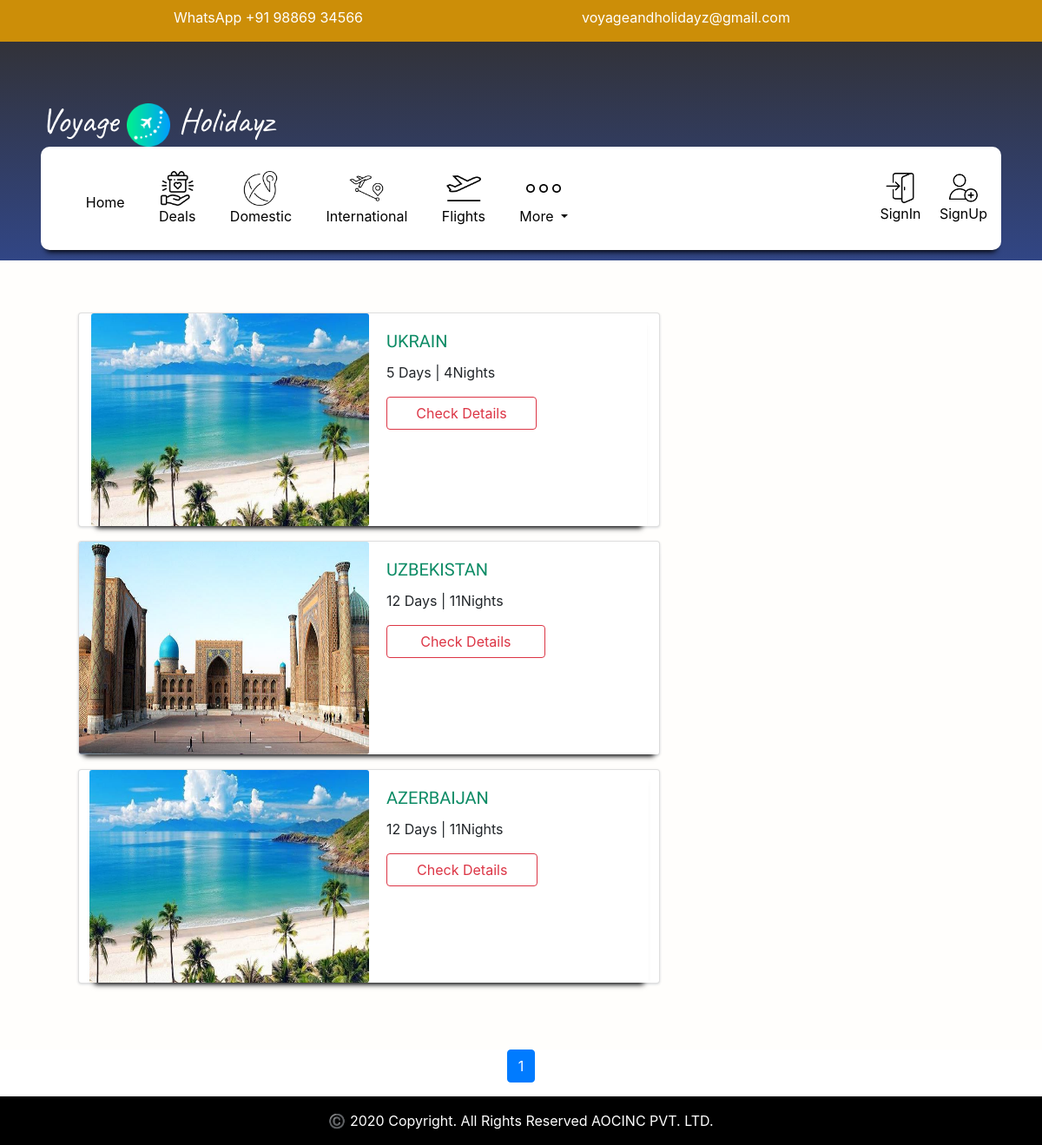
The app's page /CentralAsia-Packages with its own data.
### Holidays/models.py (models this page shows, shortened)
class Central_Asia_Packages(models.Model):
    Trip_Name           = models.CharField(max_length=255, blank=False)
    Days                = models.PositiveIntegerField()
    Nights              = models.PositiveIntegerField()
    Datailed_Itinerary  = models.TextField()
    Location_Image      = models.FileField(upload_to='media/CentralAsia/HolidayPackage_Images/')
    Package             = models.CharField(max_length=59, choices = package_choice, default = '')
    uploaded_at         = models.DateTimeField(auto_now_add=True)

### Holidays/views.py (the view)
# urls.py: path('CentralAsia-Packages', views.Central_Asia_Packages_List_View, name = 'CentralAsia_Packages'),
def Central_Asia_Packages_List_View(request):
    CentralAsia_Data_List = Central_Asia_Packages.objects.all().order_by('-id')
    paginator = Paginator(CentralAsia_Data_List, 8)
    page = request.GET.get('page')
    try:
        Data_list = paginator.page(page)
    except PageNotAnInteger:
        Data_list = paginator.page(1)
    except EmptyPage:
        Data_list = paginator.page(paginator.num_pages)
    template = 'Holidays/CentralAsia_Packages.html'
    context = {
                'Data_list': Data_list,
                }
    return render(request,template,context)

### Holidays/templates/Holidays/CentralAsia_Packages.html (shortened to what this page needs)
<!DOCTYPE html>
{% extends 'Voyage_LandingApp/base.html' %}
{% load static %}
{% load crispy_forms_tags %}
{% block content %}
<div class="Holidays-Package-Body">
    <div class="container">
        <div class="rows Holidays-container">
            {% if Data_list %}
            {% for data in Data_list %}
            <div class="col-md-8">
                <div class="card mb-3" style="max-width: 960px;">
                    <div class="row no-gutters">
                    <div class="col-md-6">
                        <img src="{{ data.Location_Image.url }}" class="card-img holidays-card-imgs" alt="...">
                    </div>
                    <div class="col-md-4">
                        <div class="card-body">
                        <h5 class="card-title trip-title">{{ data.Trip_Name |upper }}  </h5>
                        <p class="card-text">{{ data.Days}} Days | {{ data.Nights}}Nights </p>
                        <div class="text-center">
                            <a class="btn btn-outline-danger btn-block" href="Central_Aisa_Package_Detail/{{ data.id }}"> Check Details</a>
                        </div>
                        </div>
                    </div>
                    <div class="col-md-2">
                        <div class="card-body">
                        </div>
                    </div>
                </div>
                </div>
            </div>
                {% endfor %}
                    {% else %}
                        <p class="text-secondary"> No Packages Found</p>
                {% endif %}
            </div>
        </div>
    </div>
<div class="container">
    <ul class="pagination justify-content-center" id="paginator">
      {% for p in Data_list.paginator.page_range %}
         {% if Data_list.number == p %}
            <li class="page-item active">
                <a  href="?page={{ p }}" class="page-link" id="current-page">{{ p }} </a>
            </li>
         {% endif %}
      {% endfor %}
  </ul>
  </div>
{% endblock %}

### templates/Voyage_LandingApp/base.html (shortened to what this page needs)
<!DOCTYPE html>
<html lang="en">
{% load static %}
<head>
    <link rel="stylesheet" href="{% static "css/voyage_style.css"  %}">
    <link rel="stylesheet" href="{% static "js/voyage.js"  %}">
    <link rel="stylesheet" href="{% static "main/gijgo.min.css" %}">
    <link rel="stylesheet" href="https://unpkg.com/flickity@2/dist/flickity.min.css">
    <link rel="stylesheet" href="https://stackpath.bootstrapcdn.com/bootstrap/4.3.1/css/bootstrap.min.css">
     <link rel="stylesheet"
     href="https://use.fontawesome.com/releases/v5.8.1/css/all.css"
>
</head>
<section>
  <div class="row bg text-center pt-2 fixed-top" style="background-color: #cc8e08;">
    <div class="col-md-6 pl-5">
      <a href="https://api.whatsapp.com/send?phone=919886934566&text=" style="color: #ffffff;text-decoration:none;" target="_blank">
        <p>WhatsApp +91 98869 34566</p>
      </a>
    </div>
  <div>
    <div class="col-md-4 text-center pr-5" style="margin-left:55px">
      <a href ="https://mail.google.com/mail/?view=cm&fs=1&to=voyageandholidayz@gmail.com" style="color: #ffffff;text-decoration: none;">voyageandholidayz@gmail.com</a>
    </div>
  </div>
</section>
<body class="base-body">
<div class="jumbotron banner-area" id="main-bnr" style="margin-top: 45px;">
    <div class="container">
          <a href="{% url 'home' %}" id="brand-name"> Voyage
            <img src="{% static 'images/brand-flight.png'%}" alt="" style="width:">
            Holidayz
          </a><br>
        <div class="row">
            <div class="col-12">
                <nav class="navbar navbar-expand-lg navbar-custom bg">
                    <div class="collapse navbar-collapse" id="navbarSupportedContent">
                      <ul class="navbar-nav mr-auto">
                        <li class="nav-item active text-center">
                            <a class="nav-link" href="{% url 'home' %}">
                            <img class="text-center" src="{% static "images/home.png" %}" alt="" style="width: 40px;"> <br>
                            Home <span class="sr-only">(current)</span>
                            </a>
                        </li>
                        <li class="nav-item text-center">
                            <a class="nav-link" href="#">
                                <img class="text-center" src="{% static "images/gift.png" %}" alt="" style="width: 40px;">
                                Deals
                            </a>
                        </li>
                        <li class="nav-item text-center">
                            <a class="nav-link" href="{% url 'Domestic_Packages' %}">
                                <img class="text-center" src="{% static "images/domestic.png" %}" alt="" style="width: 40px;">
                                Domestic
                             </a>
                        </li>
                        <li class="nav-item text-center">
                            <a class="nav-link" href="{% url 'International_Packages' %}">
                                <img class="text-center" src="{% static "images/Destination.png" %}" alt="" style="width: 40px;">
                                International
                            </a>
                        </li>
                        <li class="nav-item text-center">
                            <a class="nav-link" href="{% url 'Flight_Booking' %}">
                                <img class="text-center" src="{% static "images/flights.png" %}" alt="" style="width: 40px;"><br>
                                Flights
                            </a>
                        </li>
                        <li class="nav-item dropdown text-center">
                            <a class="nav-link dropdown-toggle" href="#" id="navbarDropdown" role="button" data-toggle="dropdown" aria-haspopup="true" aria-expanded="false">
                              <img class="text-center" src="{% static "images/more.png" %}" alt="" style="width: 40px;"> <br>
                              <span class="text-center">More</span>
                            </a>
                          </li>
                      </ul>
                      <ul class="navbar-nav ml-auto">
                      {% if user.is_authenticated%}
                        <li class="nav-item">
                          <a class="nav-link text-center" href="{% url 'logout' %}">
                          <img class="text-center" src="{% static "images/logout.png" %}" alt="" style="width: 35px;"> <br>
                            LogOut
                          </a>
                        </li>
                      {% else %}
                        <li class="nav-item">
                            <a class="nav-link text-center" href="{% url 'login' %}"  href="#sign-in-scrol">
                            <img class="text-center" src="{% static "images/login.png" %}" alt="" style="width: 35px;"> <br>
                              SignIn
                            </a>
                        </li>
                        <li class="nav-item">
                          <a class="nav-link text-center" href="{% url 'signup' %}"  href="#sign-in-scrol">
                          <img class="text-center" src="{% static "images/signup.png" %}" alt="" style="width: 35px;"> <br>
                            SignUp
                          </a>
                        </li>
                       {% endif %}
                      </ul>
                    </div>
                  </nav>
            </div>
        </div>
    </div>
</div>
{% block content %}
{% endblock %}
 <footer id="footer-block-home" class="page-footer font-small unique-color-dark">
  <div class="footer-copyright text-center py-3" style="background-color: black;" id="all-in-one">
    <span style =color:white;> ©️ 2020 Copyright. All Rights Reserved AOCINC PVT. LTD.</span>
 </div>
 </footer>
</body>
</html>

### static/css/voyage_style.css (style rules this page uses)
#brand-name { color:#ffffff; text-decoration: none; font-family: 'Caveat', cursive; font-size:40px }
#brand-name img { width: 50px; }
.base-body { overflow-x: hidden !important; }
#main-bnr { background: rgb(49,74,149); background: linear-gradient(0deg, rgba(49,74,149,1) 0%, rgba(50,50,56,1) 100%); border-radius: 0px; }
.navbar { box-shadow: 0 8px 6px -6px black; }
.navbar .nav-item .nav-link { color: #000000; }
.navbar .nav-item { margin: 2%; }
.banner-area .navbar-custom { background-color:hsl(0, 0%, 100%); border-radius:10px; }
footer { left: 0; bottom: 0; width: 100%; color: white; text-align: center; }
.card { border-radius: 5px; -webkit-box-shadow: 0 1px 2.94px 0.06px rgba(4,26,55,0.16); box-shadow: 0 1px 2.94px 0.06px rgba(4,26,55,0.16); border: none; margin-bottom: 30px; -webkit-transition: all 0.3s ease-in-out; transition: all 0.3s ease-in-out; }
img { vertical-align: middle; border-style: none; }
.Holidays-Package-Body { background-color: #fffefc; padding: 5%; margin-top: -7%; }
.Holidays-container .row { box-shadow: 0 8px 6px -6px black; margin:0 auto; }
.holidays-card-imgs { height: 245px; }
.trip-title { color:rgb(12, 139, 101); font-family: 'Volkhov', serif; }

### records on screen
Central_Asia_Packages: Location_Image (picture), Trip_Name "UKRAIN", Days "5", Nights "4"
Central_Asia_Packages: Location_Image (picture), Trip_Name "UZBEKISTAN", Days "12", Nights "11"
Central_Asia_Packages: Location_Image (picture), Trip_Name "AZERBAIJAN", Days "12", Nights "11"

### other values on screen
{{ p }} "1"
